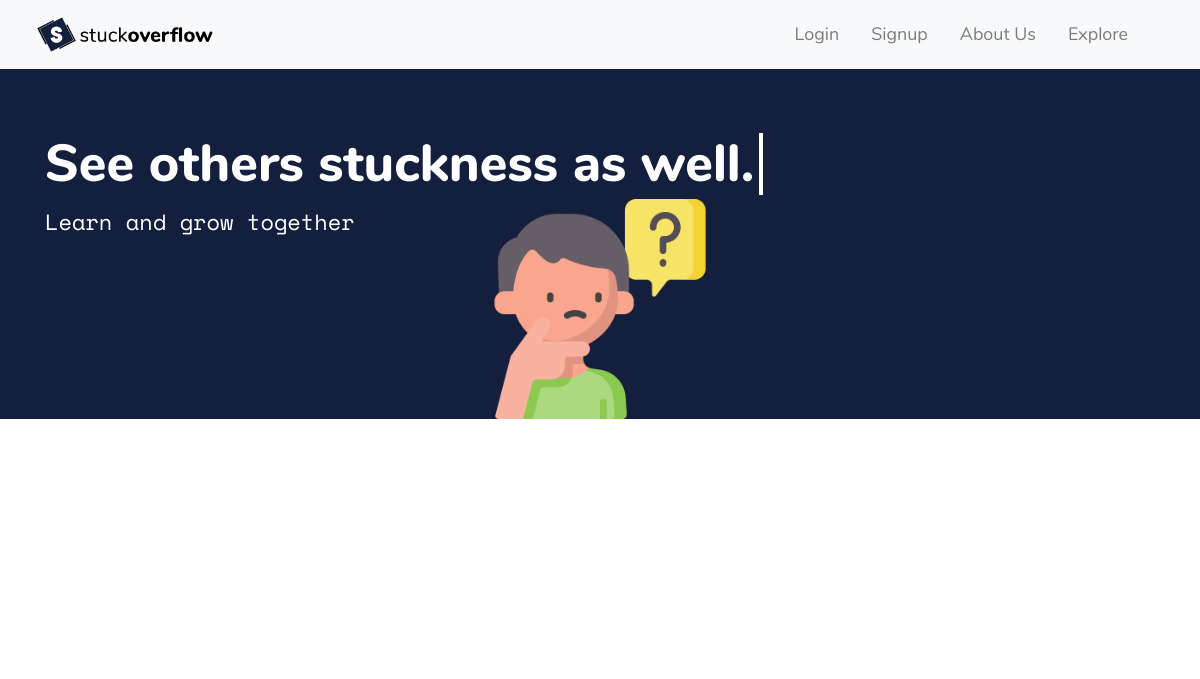
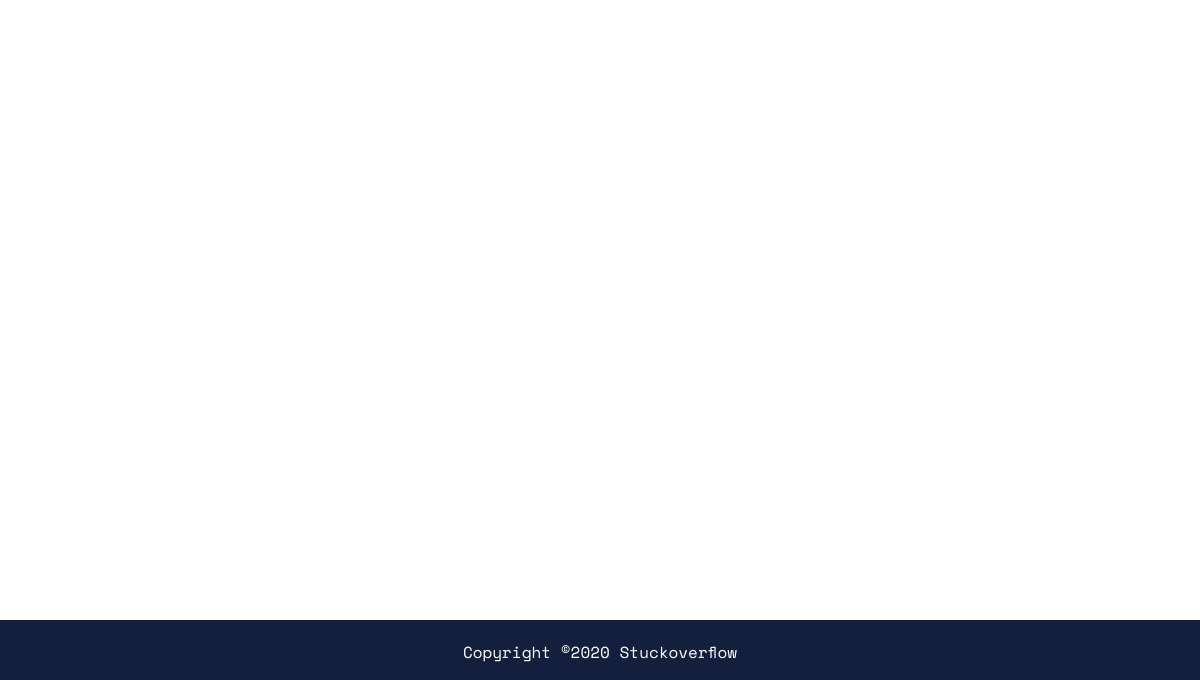
/home.php, run on an earlier commit of the app's database (2 pictures, top to bottom).
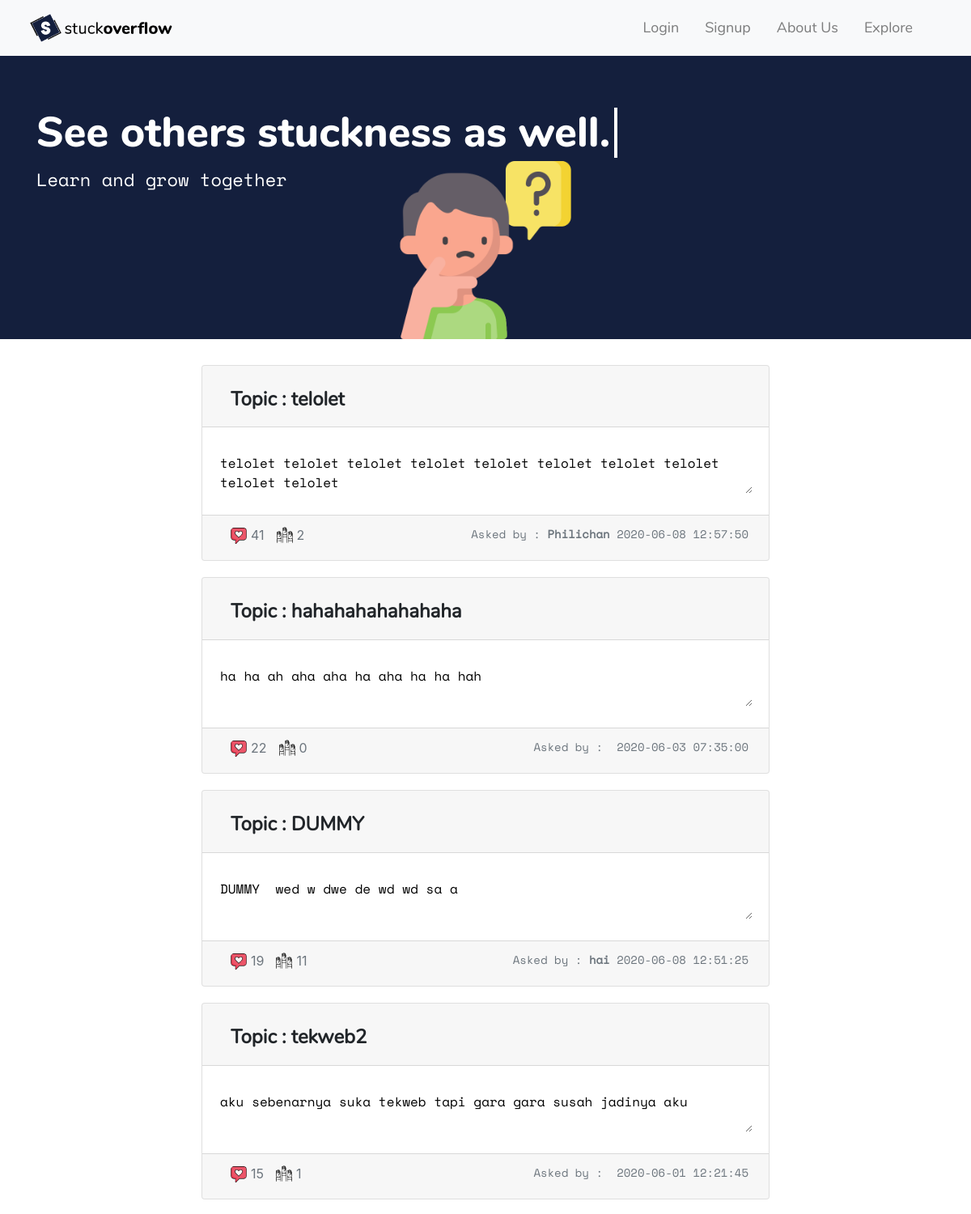
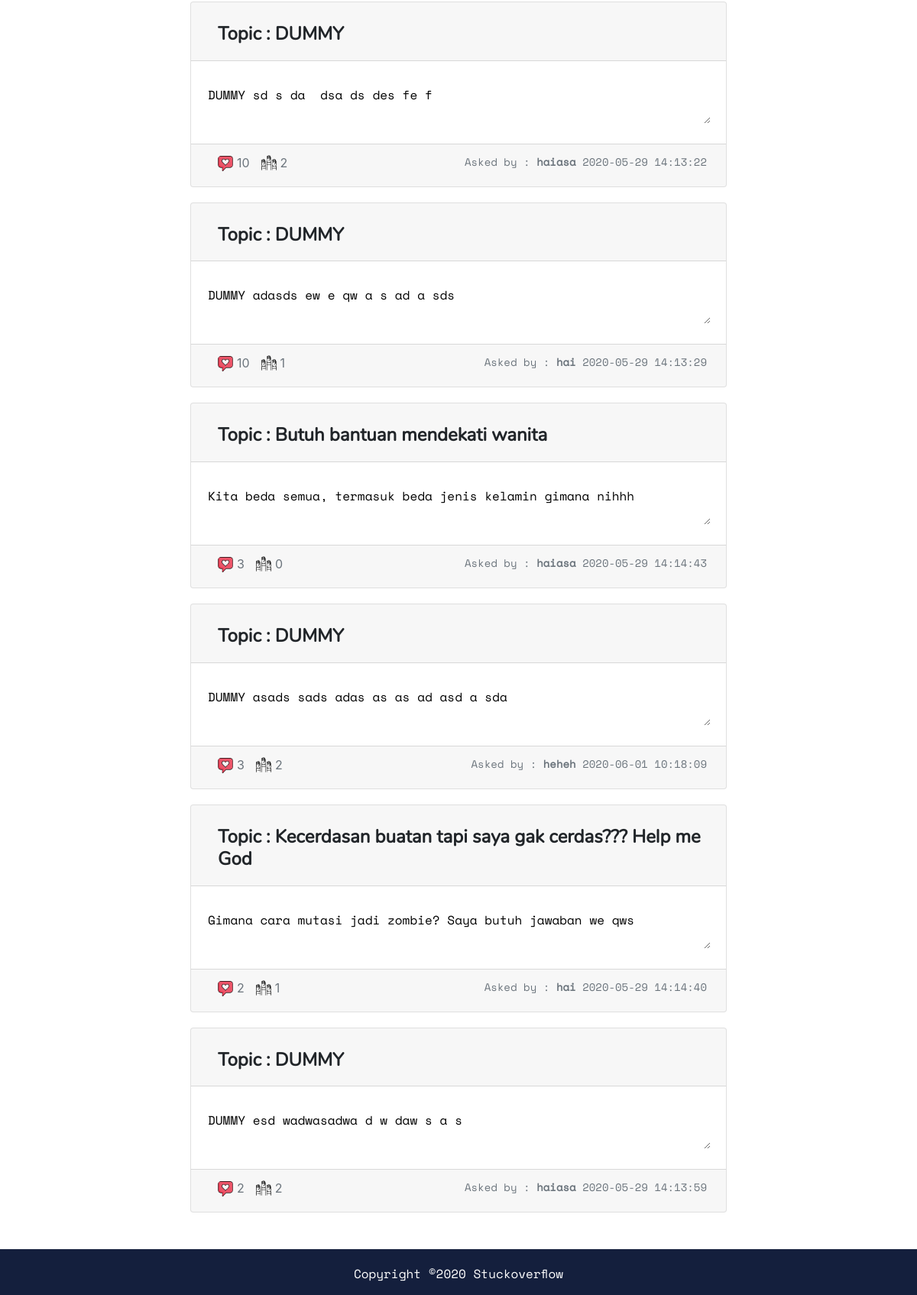
And on a later commit of the database (2 pictures, top to bottom).
### tables this page shows
CREATE TABLE `questions` (
  `id` int(11) NOT NULL,
  `topik` text NOT NULL,
  `isi` text NOT NULL,
  `likes` int(11) NOT NULL,
  `waktu` timestamp NOT NULL DEFAULT current_timestamp() ON UPDATE current_timestamp(),
  `answerscount` int(11) NOT NULL,
  `id_users` int(11) NOT NULL,
  `valid` tinyint(1) NOT NULL
);

CREATE TABLE `users` (
  `id` int(11) NOT NULL,
  `email` varchar(255) NOT NULL,
  `password` varchar(255) NOT NULL,
  `displayname` varchar(255) NOT NULL
);

### home.php (the view, shortened to what this page needs)
<!DOCTYPE html>
<html lang="en">
<head>
  <link rel="stylesheet" href="https://stackpath.bootstrapcdn.com/bootstrap/4.4.1/css/bootstrap.min.css">
  <link rel="stylesheet" type="text/css" href="css/style.css">
</head>
<body>
  <?php
  include "navbar.php";
  ?>
  <div class=" jumbotron jumbotron-fluid" id="banner" style="background-color: #141f3d; background-image:url(img/home.png);">
    <div class="container">
      <h1 class="text3">See others stuckness as well.</h1>
      <p class="text2" style="text-align: left;">Learn and grow together</p>
    </div>
  </div>
  <div class="container-fluid" id="questions" style="margin-bottom: 20px; min-height: 100%;">
    <?php
    require_once("connect.php");
    $q = mysqli_query($con, "SELECT * FROM questions ORDER BY likes DESC LIMIT 10");
    if (!empty($q)) {
      while ($row = mysqli_fetch_assoc($q)) {
        echo "<div class='card text-center' style='width:60%; margin: 0 auto; margin-top: 20px;'>";
        echo "<div class='card-header'><h5 id='judultopik' style='cursor:pointer;font-family: NunitoLight; text-align:left;
        margin-top:15px; margin-left:15px;' onclick='seeQuestion(\"" . $row['id'] . "\")'><b>" . "Topic : " . $row['topik'] . "</b></h5></div>";
        echo "<div class='card-body'>";
        $words = explode(" ", $row['isi']);
        echo "<textarea style=' width: 100%; font-family: fontCode; margin-top: 10px; border:none;' readonly rows='2'>";
        for ($i = 0; $i < 10; $i++) {
          echo $words[$i] . " ";
        }
        echo "</textarea></div>";
        $q2 = mysqli_query($con, "SELECT displayname FROM users WHERE id = '" . $row['id_users'] . "'");
        $row2 = mysqli_fetch_assoc($q2);
        echo "<div class='card-footer text-muted'>";
        echo "<img id='like' src='img/like.png'>";
        echo "<span id='totallike'>" . $row['likes'] . "</span>";
        echo "<img id='answer' src='img/answers.png'>";
        echo "<span id='totalanswer'>" . $row['answerscount'] . "</span>";
        echo "<p id='akhirtopik'>
        Asked by : <b>" . $row2['displayname'] . "</b>&nbsp" . $row['waktu'] . "</div></div>";
      }
    }
    ?>
  </div>
  <?php include "footer.php"; ?>
</body>
</html>

### navbar.php (shortened to what this page needs)
<nav class="navbar navbar-expand-lg navbar-light bg-light">
  <div class="collapse navbar-collapse" id="navbarSupportedContent" style="padding-left: 20px;">
    <a class="navbar-brand" href="landingPage.php">
      <img src="img/logo.png" width="30%" height="30%">
    </a>
    <ul class="navbar-nav ml-auto mr-5">
      <?php
       if (isset($_SESSION["login"])) {
         echo "<li class='nav-item mr-3'>
           <a class='nav-link'>Logged In As " . $_SESSION["dispname"] . "</a>
           </li>";
         echo "<li class='nav-item mr-3'><a class='nav-link'
           style='cursor: pointer;' href='logout.php'>Logout </a></li>";
         echo "<li class='nav-item mr-3'><a class='nav-link'
           style='cursor: pointer;' href='ask_page.php'>Ask A Question</a></li>";
       } else {
         echo "<li class='nav-item mr-3'>
           <a class='nav-link' onclick='loginPopup()' style='cursor: pointer;'>Login</a>
           </li>";
         echo "<li class='nav-item mr-3'>
           <a class='nav-link' onclick='signupPopup()' style='cursor: pointer;'>Signup</a>
           </li>";
       }
       ?>
      <li class="nav-item mr-3">
        <a class="nav-link" style="cursor: pointer;" href="aboutusPage.php">About Us </a>
      </li>
      <li class="nav-item">
        <a class="nav-link" style="cursor: pointer;" href="explore.php">Explore</a>
      </li>
    </ul>
  </div>
</nav>

### footer.php
<div id="footer" class="mt-5 navbar-fixed-bottom" class="row">
  <p style="color: white; font-family: fontCode; text-align: center; padding-top: 20px; ">Copyright ©2020
    Stuckoverflow</p>
</div>

### css/style.css (style rules this page uses)
html, body { margin: 0; padding: 0; min-height: 100vh; height: 100%; }
nav>div { font-family: NunitoLight; font-size: 18px; }
.text2 { text-align: center; font-family: fontCode; font-size: 16px; color: white; }
.text3 { color: white; font-size: 60px; margin-bottom: 10px; overflow: hidden; white-space: nowrap; animation: type 3s steps(23); border-right: 4px solid white; width: 23ch; font-family: NunitoBold; font-size: 34px; }
#footer { height: 60px; background: #141f3d; }
#banner { height: 200px; background-repeat: no-repeat; background-position: right bottom; background-size: 120px 120px; }
#judultopik { font-size: 20px; }
#akhirtopik { text-align: right; font-family: fontCode; font-size: 10px; margin-right: 5px; margin-bottom: 10px; }
#like { width: 15px; height: 15px; float: left; margin-top: 3px; margin-left: 15px; }
#totallike { float: left; font-size: 12px; padding-left: 2px; }
#answer { width: 15px; height: 15px; float: left; margin-top: 2px; margin-left: 15px; }
#totalanswer { float: left; font-size: 12px; padding-left: 2px; }
@media (min-width: 992px) { .text2 { font-size: 22px; } }
@media (min-width: 992px) { .text3 { font-size: 52px; } }
@media (min-width: 992px) { #banner { height: 350px; background-position: bottom; background-size: 220px 220px; } }
@media (min-width: 992px) { #judultopik { font-size: 24px; } }
@media (min-width: 992px) { #akhirtopik { font-size: 14px; } }
@media (min-width: 992px) { #like { width: 20px; height: 20px; } }
@media (min-width: 992px) { #totallike { font-size: 16px; padding-left: 5px; } }
@media (min-width: 992px) { #answer { width: 20px; height: 20px; } }
@media (min-width: 992px) { #totalanswer { font-size: 16px; padding-left: 5px; } }

What changed in the data, as far as the page shows it:
added questions: topik "telolet", topik "telolet telolet telolet telolet telolet telolet telolet telolet telolet telolet", likes "41", answerscount "2", id_users.displayname "Philichan", waktu "2020-06-08 12:57:50"
added questions: topik "hahahahahahahaha", isi "ha ha ah aha aha ha aha ha ha hah", likes "22", answerscount "0", waktu "2020-06-03 07:35:00"
added questions: topik "DUMMY", isi "DUMMY wed w dwe de wd wd sa a", likes "19", answerscount "11", id_users.displayname "hai", waktu "2020-06-08 12:51:25"
added questions: topik "tekweb2", isi "aku sebenarnya suka tekweb tapi gara gara susah jadinya aku", likes "15", answerscount "1", waktu "2020-06-01 12:21:45"
added questions: topik "DUMMY", isi "DUMMY sd s da dsa ds des fe f", likes "10", answerscount "2", id_users.displayname "haiasa", waktu "2020-05-29 14:13:22"
added questions: topik "DUMMY", isi "DUMMY adasds ew e qw a s ad a sds", likes "10", answerscount "1", id_users.displayname "hai", waktu "2020-05-29 14:13:29"
added questions: topik "Butuh bantuan mendekati wanita", isi "Kita beda semua, termasuk beda jenis kelamin gimana nihhh", likes "3", answerscount "0", id_users.displayname "haiasa", waktu "2020-05-29 14:14:43"
added questions: topik "DUMMY", isi "DUMMY asads sads adas as as ad asd a sda", likes "3", answerscount "2", id_users.displayname "heheh", waktu "2020-06-01 10:18:09"
added questions: topik "Kecerdasan buatan tapi saya gak cerdas??? Help me God", isi "Gimana cara mutasi jadi zombie? Saya butuh jawaban we qws", likes "2", answerscount "1", id_users.displayname "hai", waktu "2020-05-29 14:14:40"
added questions: topik "DUMMY", isi "DUMMY esd wadwasadwa d w daw s a s", likes "2", answerscount "2", id_users.displayname "haiasa", waktu "2020-05-29 14:13:59"
